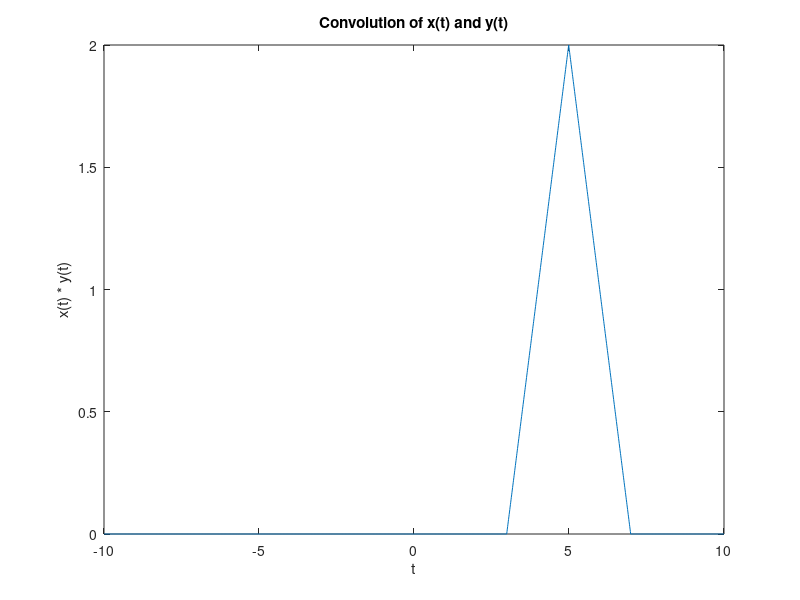

This chart was generated by the following MATLAB code: (Note: this script raises an error after producing the figure.)
% 定义时间范围
t = -10:0.01:10;

% 定义信号x(t)和y(t)
x = (t >= 0) - (t >= 2);
y = (t >= 3) - (t >= 5);

% 计算卷积
z = conv(x, y, 'same') * 0.01; % 'same'选项使得卷积结果的长度与x和y相同。乘以0.01是因为我们使用了0.01的时间步长。

% 画出卷积结果
fig = figure;
plot(t, z);
title('Convolution of x(t) and y(t)');
xlabel('t');
ylabel('x(t) * y(t)');

save_figure_as_image(fig,'Program3_5');
